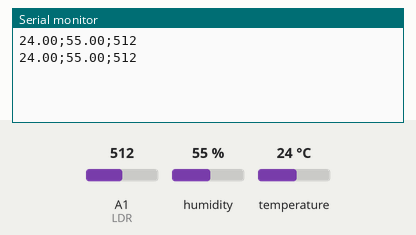
Bench run of a sketch on a simulated Arduino Uno, built with avr-gcc and run on an emulated ATmega328P. Shown: the last lines printed to the serial monitor. The test bench sets the inputs (shaded band); at power-on: humidity 55 %, A1 (LDR) = 512, temperature 24 °C.

Above: at 1.8 s.
1.9 s: humidity set to 22 %
At 3.3 s:
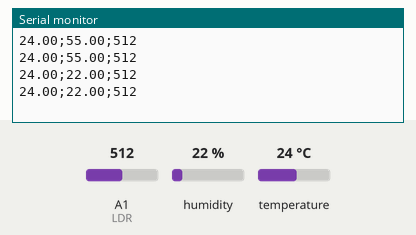
3.4 s: A1 (LDR) set to 716
At 4.5 s:
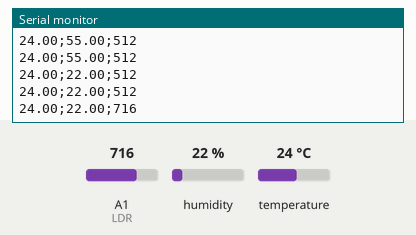
4.9 s: temperature set to 12 °C
At 5.9 s:
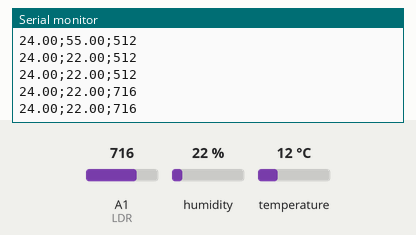
6.4 s: A1 (LDR) set to 900
At 7.7 s:
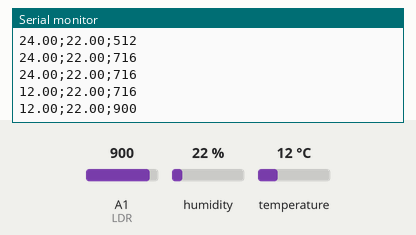
7.9 s: humidity set to 40 %
At 8.9 s:
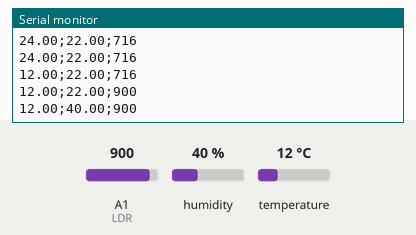
Timing chart, 0 to 10.4 s (numbered marks = the images above; inputs shaded):
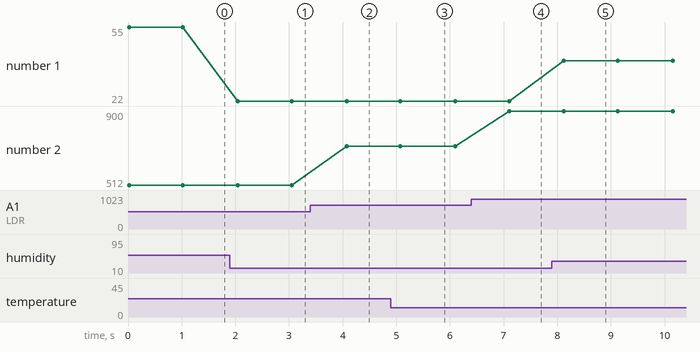

Measured:
- after the input at 1.9 s, the serial monitor: prints a new line after 0.15 s (image 1)
- after the input at 3.4 s, the serial monitor: prints a new line after 0.67 s (image 2)
- after the input at 6.4 s, the serial monitor: prints a new line after 0.70 s (image 4)
- after the input at 7.9 s, the serial monitor: prints a new line after 0.23 s (image 5)
- plotted number 1: 55 → 22 after the input at 1.9 s, 22 → 40 after the input at 7.9 s
- plotted number 2: 512 → 716 after the input at 3.4 s, 716 → 900 after the input at 6.4 s

The sketch:

SAE33.ino
```cpp
#include "DHT.h"

// Definit la broche de l'Arduino sur laquelle la
// broche DATA du capteur est reliee
#define DHTPIN A0

// Definit le type de capteur utilise
#define DHTTYPE DHT11

// Declare un objet de type DHT
// Il faut passer en parametre du constructeur
// de l'objet la broche et le type de capteur
DHT dht(DHTPIN, DHTTYPE);


// composante photorésistance sur la pin A1
#define LDR A1
int value;


void setup() {
  // initialise la communication avec le PC
  Serial.begin(9600);

  // Initialise la capteur DHT11
  dht.begin();

  // initialise les broches
  pinMode(LDR, INPUT);
}

void loop() {

  // Recupere la temperature et l'humidite du capteur
  float temperature = dht.readTemperature();
  float humidity = dht.readHumidity();
  int light = analogRead(LDR);

  // Envoie les données avec un point-virgule comme séparateur
  Serial.print(temperature);
  Serial.print(";");
  Serial.print(humidity);
  Serial.print(";");
  Serial.println(light);

  // Attend 1 seconde avant de reboucler
  delay(1000);
}
```
